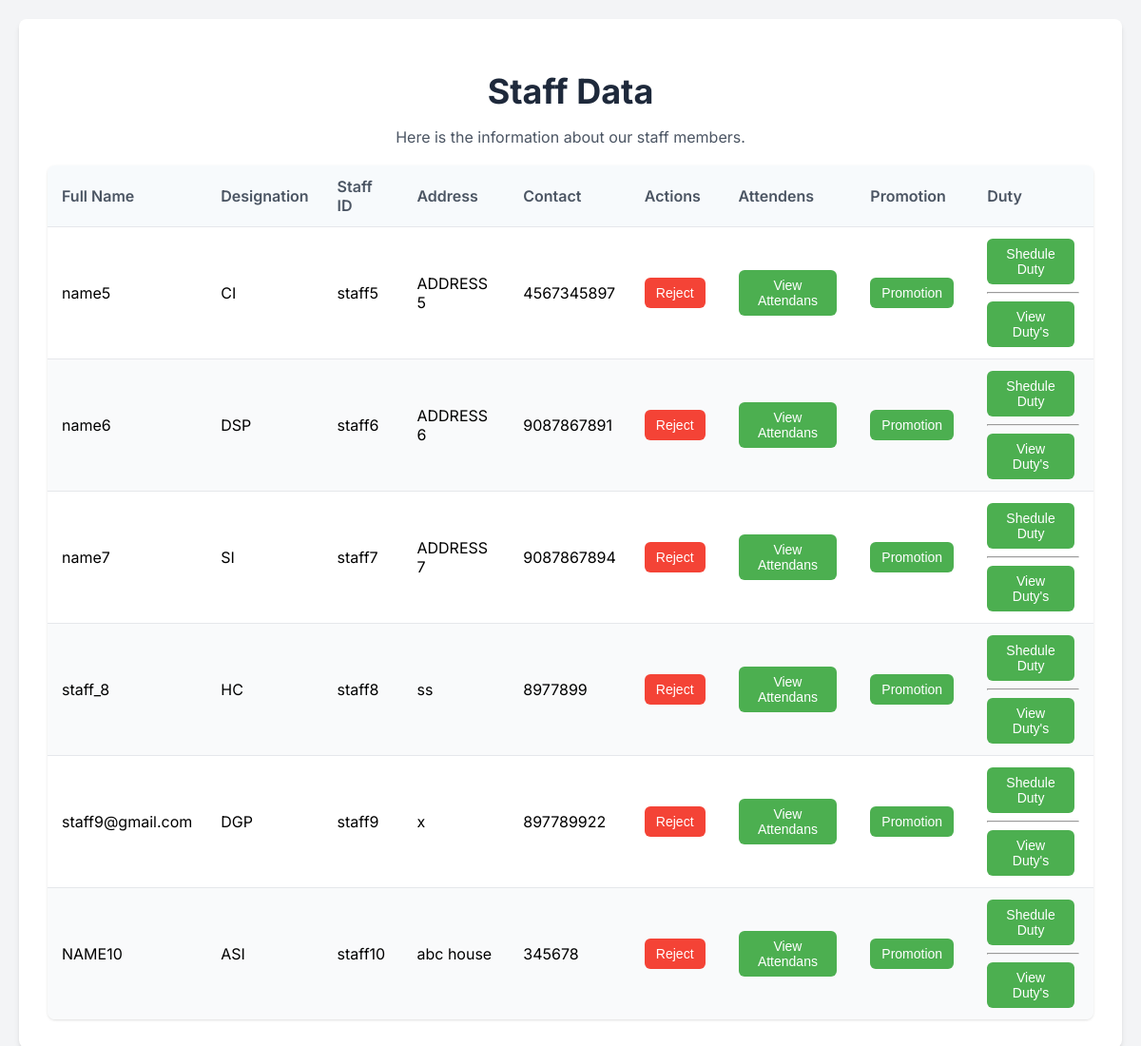
The page /view_staff/ (signed in) on the database its author committed.
### app_mini/models.py (models this page shows)
class staff(models.Model):
    DESIGNATION_CHOICE = [
        ('DGP', 'Director General of Police'),
        ('IGP', 'Inspector General of Police'),
        ('SP', 'Superintendent of Police'),
        ('DSP', 'Deputy Superintendent of Police'),
        ('CI', 'Circle Inspector'),
        ('SI', 'Sub Inspector'),
        ('ASI', 'Assistant Sub Inspector'),
        ('HC', 'Head Constable'),
        ('PC', 'Police Constable')
    ]
    staff_id = models.CharField(max_length=50, primary_key=True)
    login_id = models.ForeignKey(login, on_delete=models.CASCADE, null=True, blank=True)
    full_name = models.CharField(max_length=100)
    address = models.CharField(max_length=100)
    contact = models.CharField(max_length=50)
    designation = models.CharField(max_length=50, choices=DESIGNATION_CHOICE)
    gender = models.CharField(max_length=20)
    date_of_birth = models.CharField(max_length=20)
    station = models.ForeignKey(police_station_registration, on_delete=models.SET_NULL, null=True)

### app_mini/views.py (the view)
# urls.py: path('view_staff/', views.view_staff, name='view_staff'),
def view_staff(request):
    station_login_id = request.session.get('station_id')
    login_ins = get_object_or_404(login_table, id = station_login_id)
    station_ins = get_object_or_404(police_station_registration, login_id = login_ins)
    staff_data = staff.objects.filter(station = station_ins)
    return render(request, 'police_station/view_staff.html', {'staff_data' : staff_data})

### app_mini/templates/police_station/view_staff.html (shortened to what this page needs)
<!DOCTYPE html>
<html lang="en">
<head>
</head>
<body class="bg-gray-100 font-sans">
    <div class="staff-container">
        <header class="staff-header">
            <h1>Staff Data</h1>
            <p>Here is the information about our staff members.</p>
        </header>
        <main>
            <div class="staff-list">
                {% if staff_data %}
                <table class="staff-table">
                    <thead>
                        <tr>
                            <th>Full Name</th>
                            <th>Designation</th>
                            <th>Staff ID</th>
                            <th>Address</th>
                            <th>Contact</th>
                            <th>Actions</th>
                            <th>Attendens</th>
                            <th>Promotion</th>
                            <th>Duty</th>
                        </tr>
                    </thead>
                    <tbody>
                        {% for staff in staff_data %}
                        <tr>
                            <td>{{ staff.full_name }}</td>
                            <td>{{ staff.designation }}</td>
                            <td>{{ staff.staff_id }}</td>
                            <td>{{ staff.address }}</td>
                            <td>{{ staff.contact }}</td>
                            <td>
                                {% if staff.login_id.varification_status != "varified" %}
                                    <button><a href="../accept_staff/{{ staff.login_id.id }}">Accept</a></button>
                                {% else %}
                                    <button class="reject"><a href="../reject_staff/{{staff.login_id.id}}">Reject</a></button>
                                {% endif %}
                            </td>
                            <td>
                                <button><a href="{% url 'view_attendance_of_a_staff' staff.staff_id %}">View Attendans</a></button>
                            </td>
                            <td>
                                <button><a href="{% url 'promotion' staff.staff_id %}">Promotion</a></button>
                            </td>
                            <td>
                                <button><a href="{% url 'shedule_duty' staff.staff_id %}">Shedule Duty</a></button>
                                <hr>
                                <button><a href="../view_duty/{{ staff.staff_id }}">View Duty's</a></button>
                            </td>
                        </tr>
                        {% endfor %}
                    </tbody>
                </table>
                {% else %}
                <p class="no-staff-message">There Aren't Any Staff's</p>
                {% endif %}
            </div>
        </main>
    </div>
</body>
</html>

### app_mini/templates/police_station/view_staff.html (style rules this page uses)
body { font-family: 'Inter', sans-serif; background-color: #f3f4f6; margin: 0; padding: 20px; }
.staff-container { max-width: 100%; margin: 0 auto; background-color: #ffffff; padding: 30px; border-radius: 0.5rem; box-shadow: 0 4px 6px -1px rgba(0, 0, 0, 0.1), 0 2px 4px -2px rgba(0, 0, 0, 0.1); overflow-x: auto; }
.staff-header { text-align: center; margin-bottom: 20px; }
.staff-header h1 { font-size: 2.25rem; font-weight: 700; color: #1e293b; margin-bottom: 10px; }
.staff-header p { color: #4b5563; font-size: 1rem; }
.staff-table { min-width: 1000px; width: 100%; border-collapse: collapse; margin-top: 20px; box-shadow: 0 1px 3px 0 rgba(0, 0, 0, 0.1), 0 1px 2px -1px rgba(0, 0, 0, 0.1); border-radius: 0.5rem; overflow: hidden; }
.staff-table th, .staff-table td { padding: 12px 15px; text-align: left; border-bottom: 1px solid #e5e7eb; }
.staff-table th { background-color: #f7fafc; font-weight: 600; color: #4b5563; }
.staff-table tr:nth-child(even) { background-color: #f9fafb; }
.staff-table tr:last-child td { border-bottom: none; }
.staff-table button { background-color: #4CAF50; border: none; color: white; padding: 8px 12px; text-align: center; text-decoration: none; display: inline-block; font-size: 14px; border-radius: 0.375rem; cursor: pointer; margin-right: 5px; }
.staff-table button.reject { background-color: #f44336; }
.staff-table button a { color: white; text-decoration: none; }

### rows shown on the page
staff: full_name "name5", designation "CI", staff_id "staff5", address "ADDRESS 5", contact "4567345897"
staff: full_name "name6", designation "DSP", staff_id "staff6", address "ADDRESS 6", contact "9087867891"
staff: full_name "name7", designation "SI", staff_id "staff7", address "ADDRESS 7", contact "9087867894"
staff: full_name "staff_8", designation "HC", staff_id "staff8", address "ss", contact "8977899"
staff: full_name "staff9@gmail.com", designation "DGP", staff_id "staff9", address "x", contact "897789922"
staff: full_name "NAME10", designation "ASI", staff_id "staff10", address "abc house", contact "345678"
